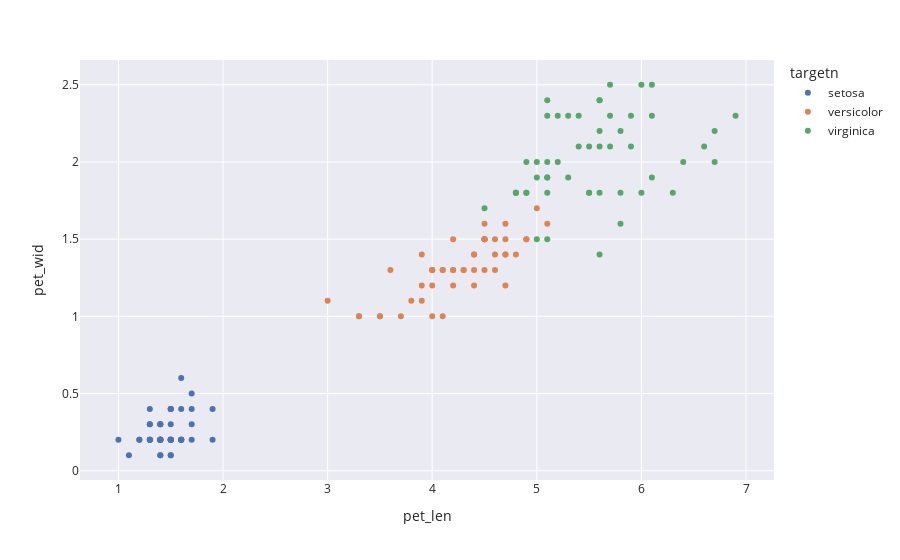

This figure's notebook cell:
### Code cell
# Plot iris data by flower name
fig = px.scatter(df,
                x=df.pet_len,
                y=df.pet_wid,
                color=df.targetn,
                template='seaborn')
fig.show()

### Figure 1 — Plotly figure (JSON) as saved in the notebook; plotly's stock layout.template omitted (floating-point values rounded to 4 significant figures)
{"data": [{"hovertemplate": "targetn=setosa<br>pet_len=%{x}<br>pet_wid=%{y}<extra></extra>", "legendgroup": "setosa", "marker": {"color": "rgb(76,114,176)", "symbol": "circle"}, "mode": "markers", "name": "setosa", "orientation": "v", "showlegend": true, "type": "scatter", "x": [1.4, 1.4, 1.3, 1.5, 1.4, 1.7, 1.4, 1.5, 1.4, 1.5, 1.5, 1.6, 1.4, 1.1, 1.2, 1.5, 1.3, 1.4, 1.7, 1.5, 1.7, 1.5, 1, 1.7, 1.9, 1.6, 1.6, 1.5, 1.4, 1.6, 1.6, 1.5, 1.5, 1.4, 1.5, 1.2, 1.3, 1.4, 1.3, 1.5, 1.3, 1.3, 1.3, 1.6, 1.9, 1.4, 1.6, 1.4, 1.5, 1.4], "xaxis": "x", "y": [0.2, 0.2, 0.2, 0.2, 0.2, 0.4, 0.3, 0.2, 0.2, 0.1, 0.2, 0.2, 0.1, 0.1, 0.2, 0.4, 0.4, 0.3, 0.3, 0.3, 0.2, 0.4, 0.2, 0.5, 0.2, 0.2, 0.4, 0.2, 0.2, 0.2, 0.2, 0.4, 0.1, 0.2, 0.2, 0.2, 0.2, 0.1, 0.2, 0.2, 0.3, 0.3, 0.2, 0.6, 0.4, 0.3, 0.2, 0.2, 0.2, 0.2], "yaxis": "y"}, {"hovertemplate": "targetn=versicolor<br>pet_len=%{x}<br>pet_wid=%{y}<extra></extra>", "legendgroup": "versicolor", "marker": {"color": "rgb(221,132,82)", "symbol": "circle"}, "mode": "markers", "name": "versicolor", "orientation": "v", "showlegend": true, "type": "scatter", "x": [4.7, 4.5, 4.9, 4, 4.6, 4.5, 4.7, 3.3, 4.6, 3.9, 3.5, 4.2, 4, 4.7, 3.6, 4.4, 4.5, 4.1, 4.5, 3.9, 4.8, 4, 4.9, 4.7, 4.3, 4.4, 4.8, 5, 4.5, 3.5, 3.8, 3.7, 3.9, 5.1, 4.5, 4.5, 4.7, 4.4, 4.1, 4, 4.4, 4.6, 4, 3.3, 4.2, 4.2, 4.2, 4.3, 3, 4.1], "xaxis": "x", "y": [1.4, 1.5, 1.5, 1.3, 1.5, 1.3, 1.6, 1, 1.3, 1.4, 1, 1.5, 1, 1.4, 1.3, 1.4, 1.5, 1, 1.5, 1.1, 1.8, 1.3, 1.5, 1.2, 1.3, 1.4, 1.4, 1.7, 1.5, 1, 1.1, 1, 1.2, 1.6, 1.5, 1.6, 1.5, 1.3, 1.3, 1.3, 1.2, 1.4, 1.2, 1, 1.3, 1.2, 1.3, 1.3, 1.1, 1.3], "yaxis": "y"}, {"hovertemplate": "targetn=virginica<br>pet_len=%{x}<br>pet_wid=%{y}<extra></extra>", "legendgroup": "virginica", "marker": {"color": "rgb(85,168,104)", "symbol": "circle"}, "mode": "markers", "name": "virginica", "orientation": "v", "showlegend": true, "type": "scatter", "x": [6, 5.1, 5.9, 5.6, 5.8, 6.6, 4.5, 6.3, 5.8, 6.1, 5.1, 5.3, 5.5, 5, 5.1, 5.3, 5.5, 6.7, 6.9, 5, 5.7, 4.9, 6.7, 4.9, 5.7, 6, 4.8, 4.9, 5.6, 5.8, 6.1, 6.4, 5.6, 5.1, 5.6, 6.1, 5.6, 5.5, 4.8, 5.4, 5.6, 5.1, 5.1, 5.9, 5.7, 5.2, 5, 5.2, 5.4, 5.1], "xaxis": "x", "y": [2.5, 1.9, 2.1, 1.8, 2.2, 2.1, 1.7, 1.8, 1.8, 2.5, 2, 1.9, 2.1, 2, 2.4, 2.3, 1.8, 2.2, 2.3, 1.5, 2.3, 2, 2, 1.8, 2.1, 1.8, 1.8, 1.8, 2.1, 1.6, 1.9, 2, 2.2, 1.5, 1.4, 2.3, 2.4, 1.8, 1.8, 2.1, 2.4, 2.3, 1.9, 2.3, 2.5, 2.3, 1.9, 2, 2.3, 1.8], "yaxis": "y"}], "layout": {"legend": {"title": {"text": "targetn"}, "tracegroupgap": 0}, "margin": {"t": 60}, "xaxis": {"anchor": "y", "domain": [0, 1], "title": {"text": "pet_len"}}, "yaxis": {"anchor": "x", "domain": [0, 1], "title": {"text": "pet_wid"}}}}
